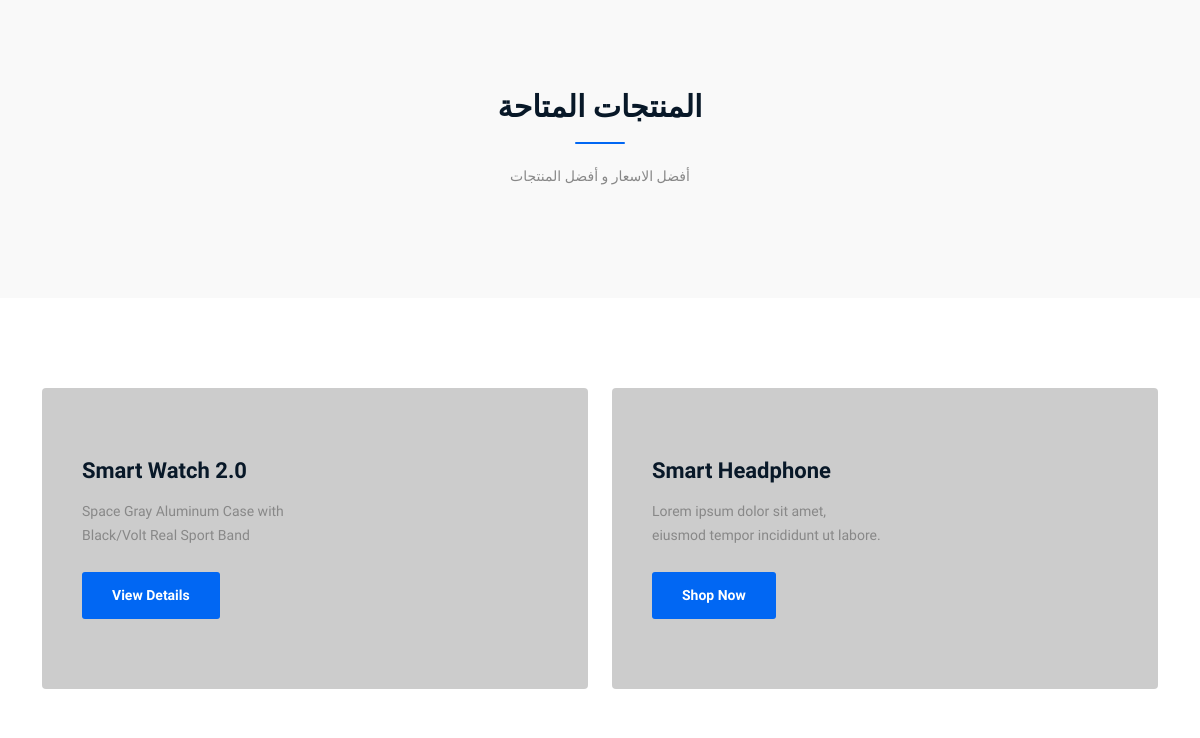
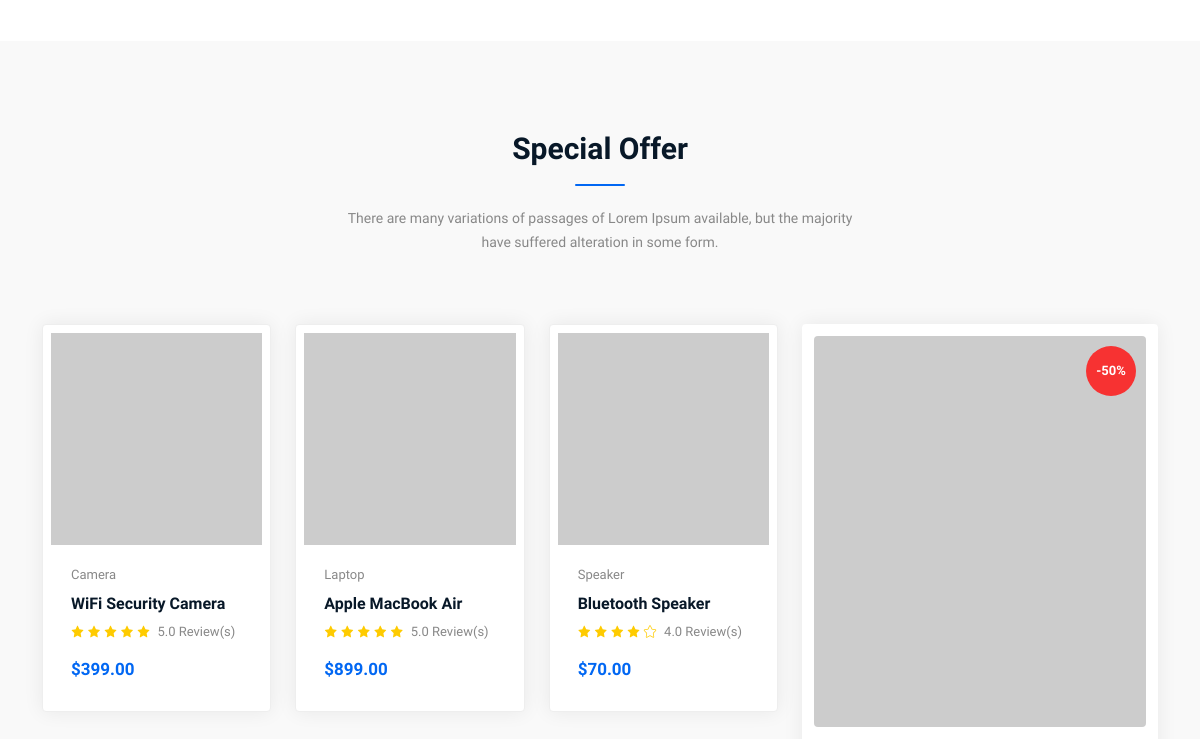
Before: / (middle part) with the older database file (2 pictures, top to bottom).
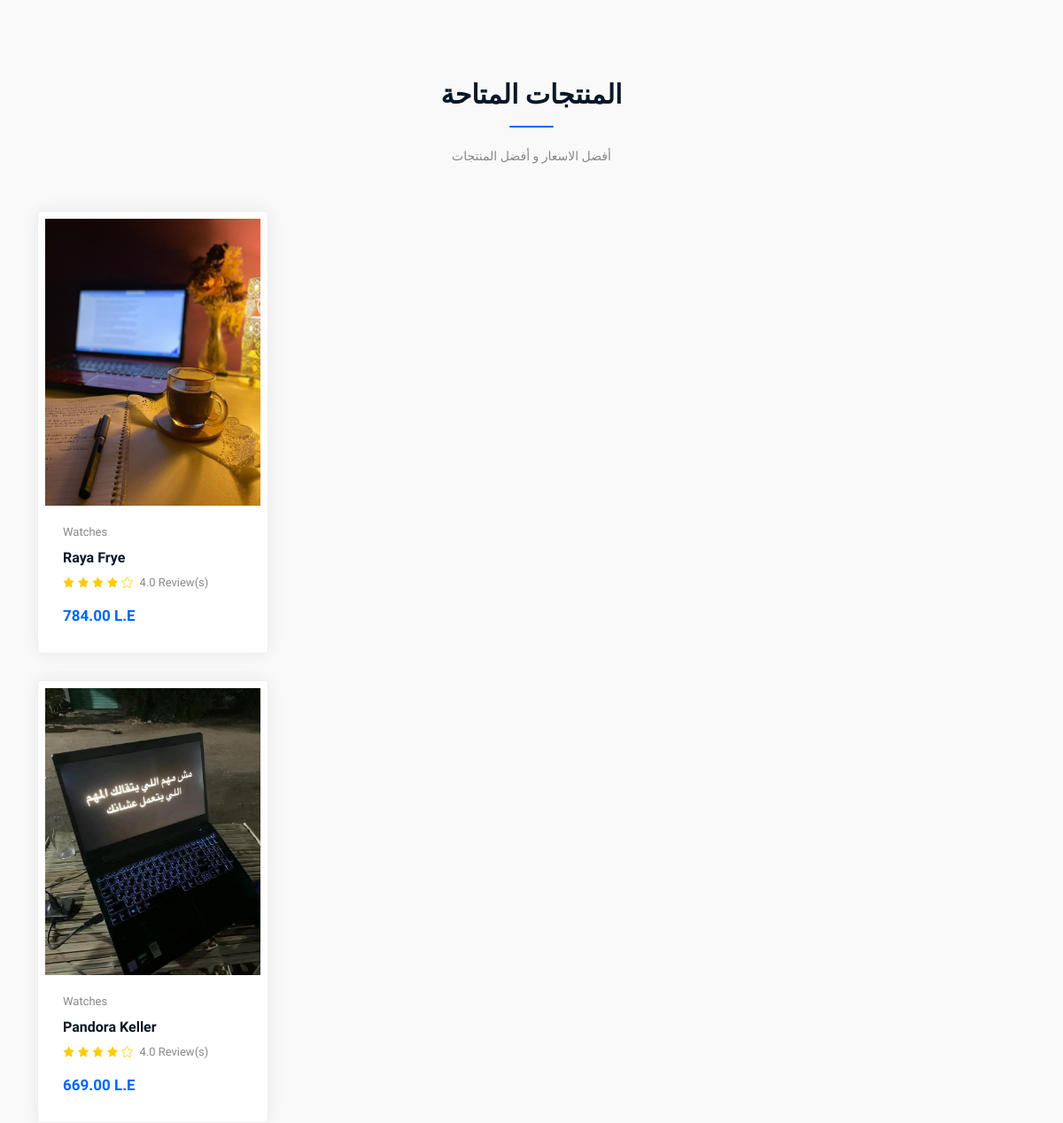
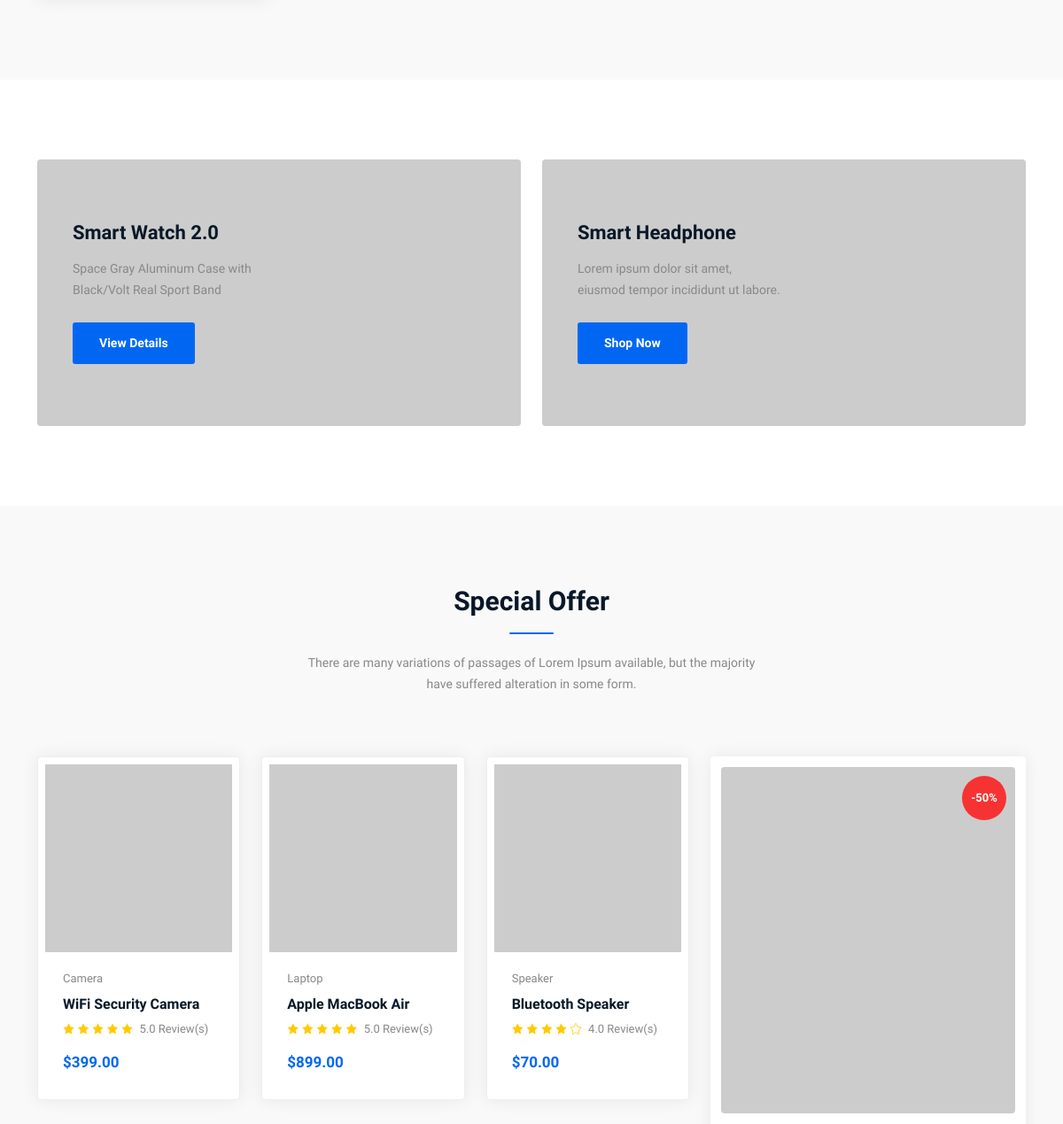
After: the same page with the newer database file (2 pictures, top to bottom).
### tables this page shows
CREATE TABLE `product` (
  `id` int NOT NULL,
  `product_name` varchar(75) NOT NULL,
  `price` decimal(10,2) NOT NULL,
  `image_product` varchar(255) NOT NULL,
  `made_in` varchar(75) NOT NULL
);

### index.php (the view, shortened to what this page needs)
<?php
  include('web/includes/header.php');
?>
<body>
  <?php
    include('web/includes/main-header.php');
  ?>
    <section class="trending-product section">
        <div class="container">
            <div class="row">
                <div class="col-12">
                    <div class="section-title">
                        <h2>المنتجات المتاحة</h2>
                        <p>أفضل الاسعار و أفضل المنتجات</p>
                    </div>
                </div>
            </div>
            <div class="row">
                <div class="col-lg-3 col-md-6 col-12">
                    <?php
                      $sql = "SELECT * FROM product";
                      $sql_run = mysqli_query($con, $sql);
                      foreach($sql_run as $items)
                      {
                        ?>
                          <div class="single-product">
                              <div class="product-image">
                                  <img src="admin/assets/images/image_product/<?= $items['image_product'] ?>" alt="#">
                              </div>
                              <div class="product-info">
                                  <span class="category">Watches</span>
                                  <h4 class="title">
                                      <a href="#"><?= $items['product_name'] ?></a>
                                  </h4>
                                  <ul class="review">
                                      <li><i class="lni lni-star-filled"></i></li>
                                      <li><i class="lni lni-star-filled"></i></li>
                                      <li><i class="lni lni-star-filled"></i></li>
                                      <li><i class="lni lni-star-filled"></i></li>
                                      <li><i class="lni lni-star"></i></li>
                                      <li><span>4.0 Review(s)</span></li>
                                  </ul>
                                  <div class="price">
                                      <span><?= $items['price'] ?> L.E</span>
                                  </div>
                              </div>
                          </div>
                        <?php
                      }
                    ?>
                </div>
            </div>
        </div>
    </section>
    <section class="banner section">
        <div class="container">
            <div class="row">
                <div class="col-lg-6 col-md-6 col-12">
                    <div class="single-banner" style="background-image:url('https://via.placeholder.com/620x340')">
                        <div class="content">
                            <h2>Smart Watch 2.0</h2>
                            <p>Space Gray Aluminum Case with <br>Black/Volt Real Sport Band </p>
                            <div class="button">
                                <a href="product-grids.html" class="btn">View Details</a>
                            </div>
                        </div>
                    </div>
                </div>
                <div class="col-lg-6 col-md-6 col-12">
                    <div class="single-banner custom-responsive-margin"
                        style="background-image:url('https://via.placeholder.com/620x340')">
                        <div class="content">
                            <h2>Smart Headphone</h2>
                            <p>Lorem ipsum dolor sit amet, <br>eiusmod tempor
                                incididunt ut labore.</p>
                            <div class="button">
                                <a href="product-grids.html" class="btn">Shop Now</a>
                            </div>
                        </div>
                    </div>
                </div>
            </div>
        </div>
    </section>
    <section class="special-offer section">
        <div class="container">
            <div class="row">
                <div class="col-12">
                    <div class="section-title">
                        <h2>Special Offer</h2>
                        <p>There are many variations of passages of Lorem Ipsum available, but the majority have
                            suffered alteration in some form.</p>
                    </div>
                </div>
            </div>
            <div class="row">
                <div class="col-lg-8 col-md-12 col-12">
                    <div class="row">
                        <div class="col-lg-4 col-md-4 col-12">
                            <div class="single-product">
                                <div class="product-image">
                                    <img src="https://via.placeholder.com/335x335" alt="#">
                                </div>
                                <div class="product-info">
                                    <span class="category">Camera</span>
                                    <h4 class="title">
                                        <a href="product-grids.html">WiFi Security Camera</a>
                                    </h4>
                                    <ul class="review">
                                        <li><i class="lni lni-star-filled"></i></li>
                                        <li><i class="lni lni-star-filled"></i></li>
                                        <li><i class="lni lni-star-filled"></i></li>
                                        <li><i class="lni lni-star-filled"></i></li>
                                        <li><i class="lni lni-star-filled"></i></li>
                                        <li><span>5.0 Review(s)</span></li>
                                    </ul>
                                    <div class="price">
                                        <span>$399.00</span>
                                    </div>
                                </div>
                            </div>
                        </div>
                        <div class="col-lg-4 col-md-4 col-12">
                            <div class="single-product">
                                <div class="product-image">
                                    <img src="https://via.placeholder.com/335x335" alt="#">
                                </div>
                                <div class="product-info">
                                    <span class="category">Laptop</span>
                                    <h4 class="title">
                                        <a href="product-grids.html">Apple MacBook Air</a>
                                    </h4>
                                    <ul class="review">
                                        <li><i class="lni lni-star-filled"></i></li>
                                        <li><i class="lni lni-star-filled"></i></li>
                                        <li><i class="lni lni-star-filled"></i></li>
                                        <li><i class="lni lni-star-filled"></i></li>
                                        <li><i class="lni lni-star-filled"></i></li>
                                        <li><span>5.0 Review(s)</span></li>
                                    </ul>
                                    <div class="price">
                                        <span>$899.00</span>
                                    </div>
                                </div>
                            </div>
                        </div>
                        <div class="col-lg-4 col-md-4 col-12">
                            <div class="single-product">
                                <div class="product-image">
                                    <img src="https://via.placeholder.com/335x335" alt="#">
                                </div>
                                <div class="product-info">
                                    <span class="category">Speaker</span>
                                    <h4 class="title">
                                        <a href="product-grids.html">Bluetooth Speaker</a>
                                    </h4>
                                    <ul class="review">
                                        <li><i class="lni lni-star-filled"></i></li>
                                        <li><i class="lni lni-star-filled"></i></li>
                                        <li><i class="lni lni-star-filled"></i></li>
                                        <li><i class="lni lni-star-filled"></i></li>
                                        <li><i class="lni lni-star"></i></li>
                                        <li><span>4.0 Review(s)</span></li>
                                    </ul>
                                    <div class="price">
                                        <span>$70.00</span>
                                    </div>
                                </div>
                            </div>
                        </div>
                    </div>
                </div>
                <div class="col-lg-4 col-md-12 col-12">
                    <div class="offer-content">
                        <div class="image">
                            <img src="https://via.placeholder.com/510x600" alt="#">
                            <span class="sale-tag">-50%</span>
                        </div>
                    </div>
                </div>
            </div>
        </div>
    </section>
</body>
</html>

### Web/includes/header.php (shortened to what this page needs)
<!DOCTYPE html>
<html class="no-js" lang="zxx">
<head>
  <link rel="stylesheet" href="../web/assets/css/bootstrap.min.css" />
  <link rel="stylesheet" href="../web/assets/css/LineIcons.3.0.css" />
  <link rel="stylesheet" href="../web/assets/css/tiny-slider.css" />
  <link rel="stylesheet" href="../web/assets/css/glightbox.min.css" />
  <link rel="stylesheet" href="../web/assets/css/main.css" />
</head>

Changed rows visible on the page:
added product: image_product (picture), product_name "Raya Frye", price "784.00"
added product: image_product (picture), product_name "Pandora Keller", price "669.00"
